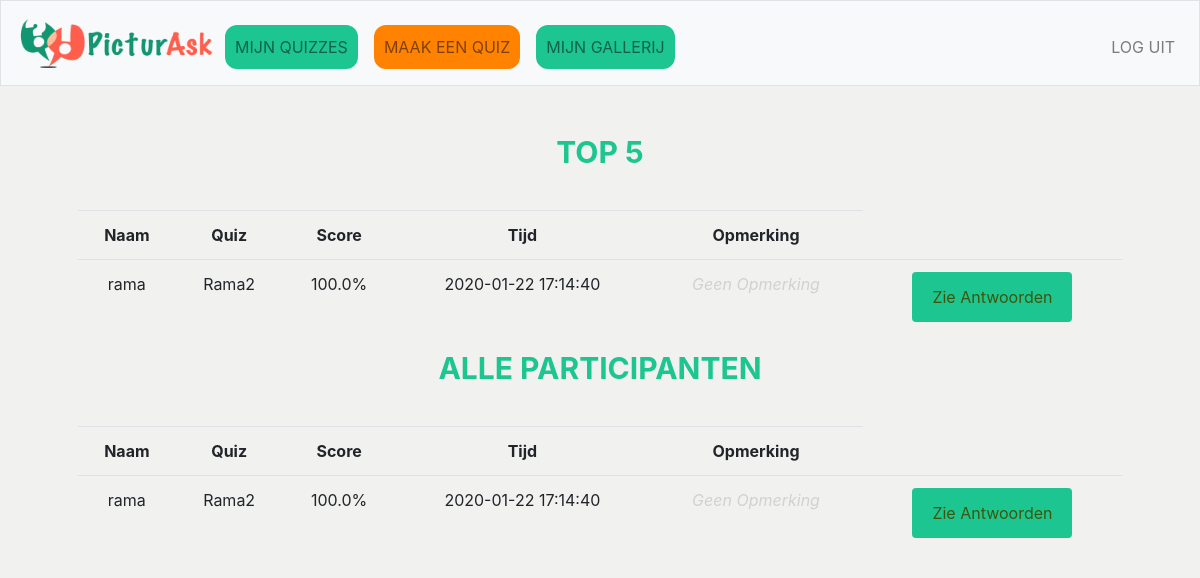
Before: /index (signed in) with the older database file.
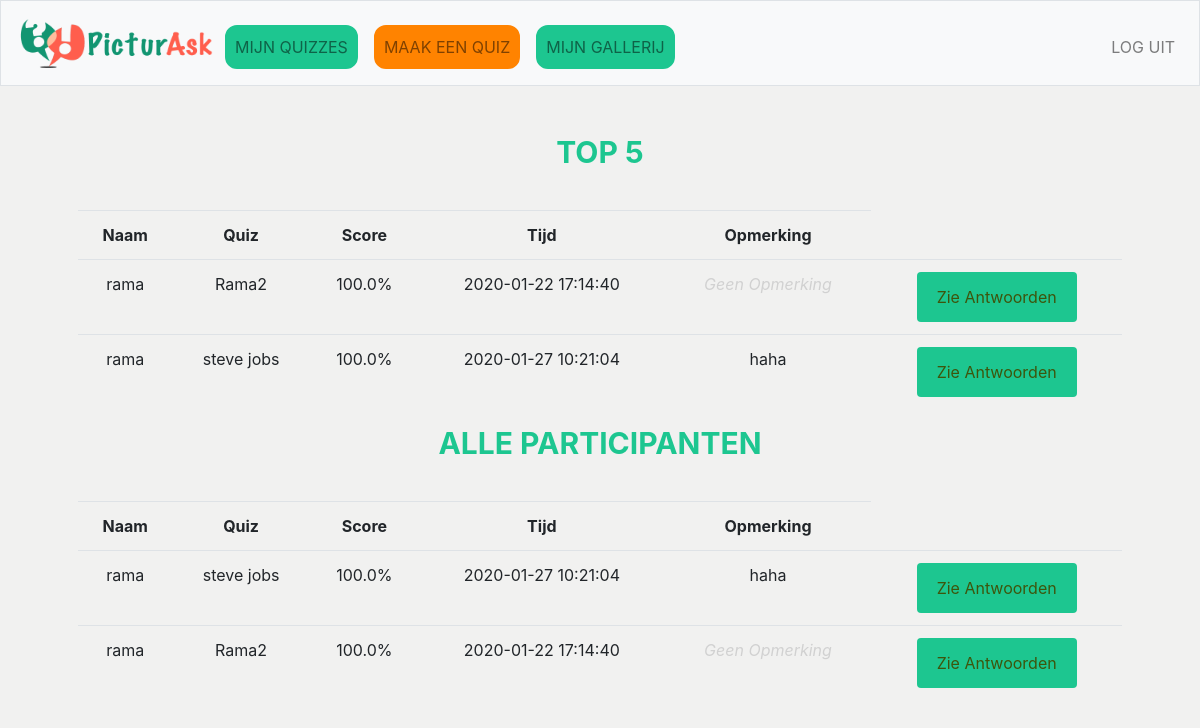
After: the same page with the newer database file.
### tables this page shows
CREATE TABLE 'participants' ('participant_id' integer PRIMARY KEY AUTOINCREMENT NOT NULL, 'quiz_id' integer NOT NULL, 'name' text NOT NULL, 'score' real, 'time'  timestamp DEFAULT CURRENT_TIMESTAMP  , 'comment' text DEFAULT '');

CREATE TABLE 'quizes' ('quiz_id' integer PRIMARY KEY AUTOINCREMENT NOT NULL,'user_id' integer NOT NULL, 'quiz_titel'  text NOT NULL  , 'date'  timestamp DEFAULT CURRENT_DATE  , 'gif' text, 'dankwoord' text);

### application.py (the view)
@app.route("/index")
@login_required
def index():
    session["user_id"]
    my_quizes = db.execute("SELECT * FROM quizes WHERE user_id = :username",username=session["user_id"])
    participants_list = []
    for quiz in my_quizes:
        for participant in db.execute("SELECT * FROM participants WHERE  quiz_id = :quiz", quiz=quiz['quiz_id']):
            participant["quizname"] = quiz["quiz_titel"]
            participants_list.append(participant)
    participants_list.reverse()
    top_participants = sorted(participants_list, key=lambda x:x["score"])
    top_participants.reverse()
    return render_template("index.html", participants_list=percentage(participants_list), top_participants=top_participants[:5])

### application.py (called while the page is built)
@app.after_request
def after_request(response):
    response.headers["Cache-Control"] = "no-cache, no-store, must-revalidate"
    response.headers["Expires"] = 0
    response.headers["Pragma"] = "no-cache"
    return response

### helpers.py (called while the page is built)
def login_required(f):
    @wraps(f)
    def decorated_function(*args, **kwargs):
        if session.get("user_id") is None:
            return redirect("/login")
        return f(*args, **kwargs)
    return decorated_function

def percentage(answer_list):
    for answer in answer_list:
        answer["score"] = str(answer["score"] * 100) + "%"
    return answer_list

### templates/index.html (shortened to what this page needs)
{% extends "layout.html" %}
{% block main %}
    <form action="/index" method="post">
        <div class="form-group">
            <table class="table table-hoverable">
                <h2>TOP 5</h2>
                <tr>
                    <th>Naam</th>
                    <th>Quiz</th>
                    <th>Score</th>
                    <th>Tijd</th>
                    <th>Opmerking</th>
                </tr>
                {% for part in top_participants %}
                    <tr>
                        <td>{{part["name"]}}</td>
                        <td>{{part["quizname"]}}</td>
                        <td>{{part["score"]}}</td>
                        <td>{{part["time"]}}</td>
                        {% if part["comment"] == "" %}
                            <td><i><font color=#D1D1D1>Geen Opmerking</font></i></td>
                        {% else%}
                            <td>{{part["comment"]}}</td>
                        {% endif %}
                        <td> <button type="button" class="btn class" style=width:160px; onclick="window.location.href='/antwoord/{{part['participant_id']}}'">Zie Antwoorden</button></td>
                    </tr>
                {% endfor %}
            </table>
            <table class="table table-hoverable">
                <h2>ALLE PARTICIPANTEN</h2>
                <tr>
                    <th>Naam</th>
                    <th>Quiz</th>
                    <th>Score</th>
                    <th>Tijd</th>
                    <th>Opmerking</th>
                </tr>
                {% for part in participants_list %}
                    <tr>
                        <td>{{part["name"]}}</td>
                        <td>{{part["quizname"]}}</td>
                        <td>{{part["score"]}}</td>
                        <td>{{part["time"]}}</td>
                        {% if part["comment"] == "" %}
                            <td><i><font color=#D1D1D1>Geen Opmerking</font></i></td>
                        {% else%}
                            <td>{{part["comment"]}}</td>
                        {% endif %}
                        <td> <button type="button" class="btn voeg" style=width:160px; onclick="window.location.href='/antwoord/{{part['participant_id']}}'">Zie Antwoorden</button></td>
                    </tr>
                {% endfor %}
            </table>
        </div>
    </form>
{% endblock %}

### templates/layout.html (shortened to what this page needs)
<!DOCTYPE html>
<html lang="en">
    <head>
        <link href="https://maxcdn.bootstrapcdn.com/bootstrap/4.1.3/css/bootstrap.min.css" rel="stylesheet">
        <link href="/static/styles.css" rel="stylesheet">
    </head>
    <body>
        <nav class="navbar navbar-expand-md navbar-light bg-light border">
            <a class="nav-item" href="/"><img src="/static/IMG_3385.PNG" style="height:50px;width:200px;filter:invert(100%);"/></a>
            <div class="collapse navbar-collapse" id="navbar">
                {% if session.user_id %}
                    <ul class="navbar-nav mr-auto mt-2">
                        <button1 style="margin:8px;" class="nav-item"><a class="nav-link" href="/mijn_quizzes">MIJN QUIZZES</a></button1>
                        <button2 style="margin:8px;" class="nav-item"><a class="nav-link" href="/maak_quiz">MAAK EEN QUIZ</a></button2>
                        <button1 style="margin:8px;" class="nav-item"><a class="nav-link" href="/gallerij">MIJN GALLERIJ</a></button2>
                    </ul>
                    <ul class="navbar-nav ml-auto mt-2">
                        <li class="nav-item"><a class="nav-link" href="/logout">LOG UIT</a></li>
                    </ul>
                {% else %}
                    <ul class="navbar-nav ml-auto mt-2">
                        <li class="nav-item"><a class="nav-link" href="/register">MAAK ACCOUNT</a></li>
                        <li class="nav-item"><a class="nav-link" href="/login">LOG IN</a></li>
                    </ul>
                {% endif %}
            </div>
        </nav>
        <main class="container p-5">
            {% block main %}{% endblock %}
        </main>
    </body>
</html>

### static/styles.css (style rules this page uses)
main { overflow-x: auto; text-align: center; }
body { background-color: #F1F1F0; background-repeat: no-repeat; background-size: cover; }
table { margin-top: 40px; }
button1 { -webkit-transition-duration: 0.4s; transition-duration: 0.4s; background-color: #1DC690; color: white; border: 2px solid #1DC690; border-radius: 12px; }
button2 { -webkit-transition-duration: 0.4s; transition-duration: 0.4s; background-color: #FF8300; color: #AE388B; border: 2px solid #FF8300; border-radius: 12px; }
button { -webkit-transition-duration: 0.4s; transition-duration: 0.4s; width:50%; height: 50px; background-color: #1DC690; color: #3D550C; border-radius: 12px; }
h2 { font-size: 30px; font-weight: bold; color: #1DC690; }

Changed rows visible on the page:
added participants: name "rama", quizname "steve jobs", score "100.0%", time "2020-01-27 10:21:04", comment "haha"
